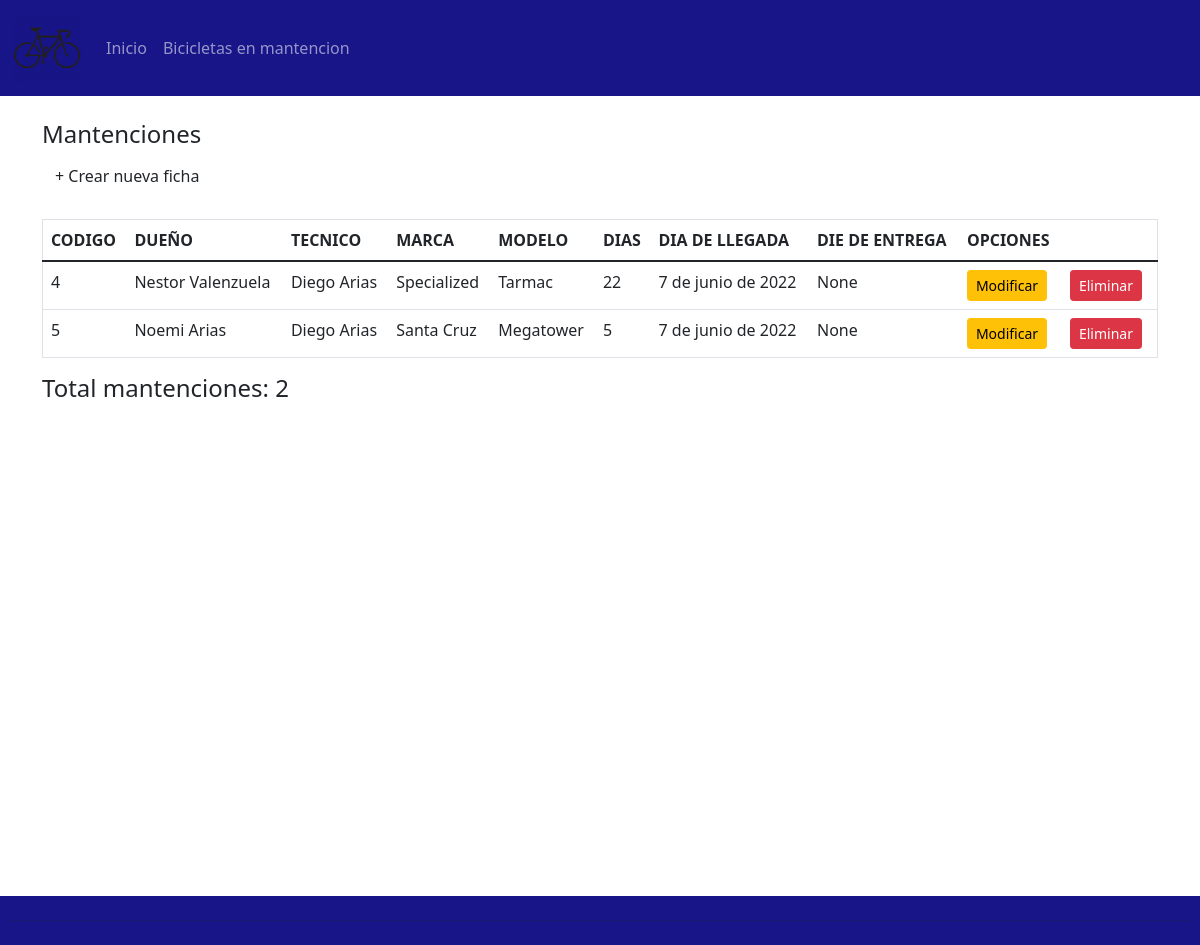
/mantencion/, run on an earlier commit of the app's database.
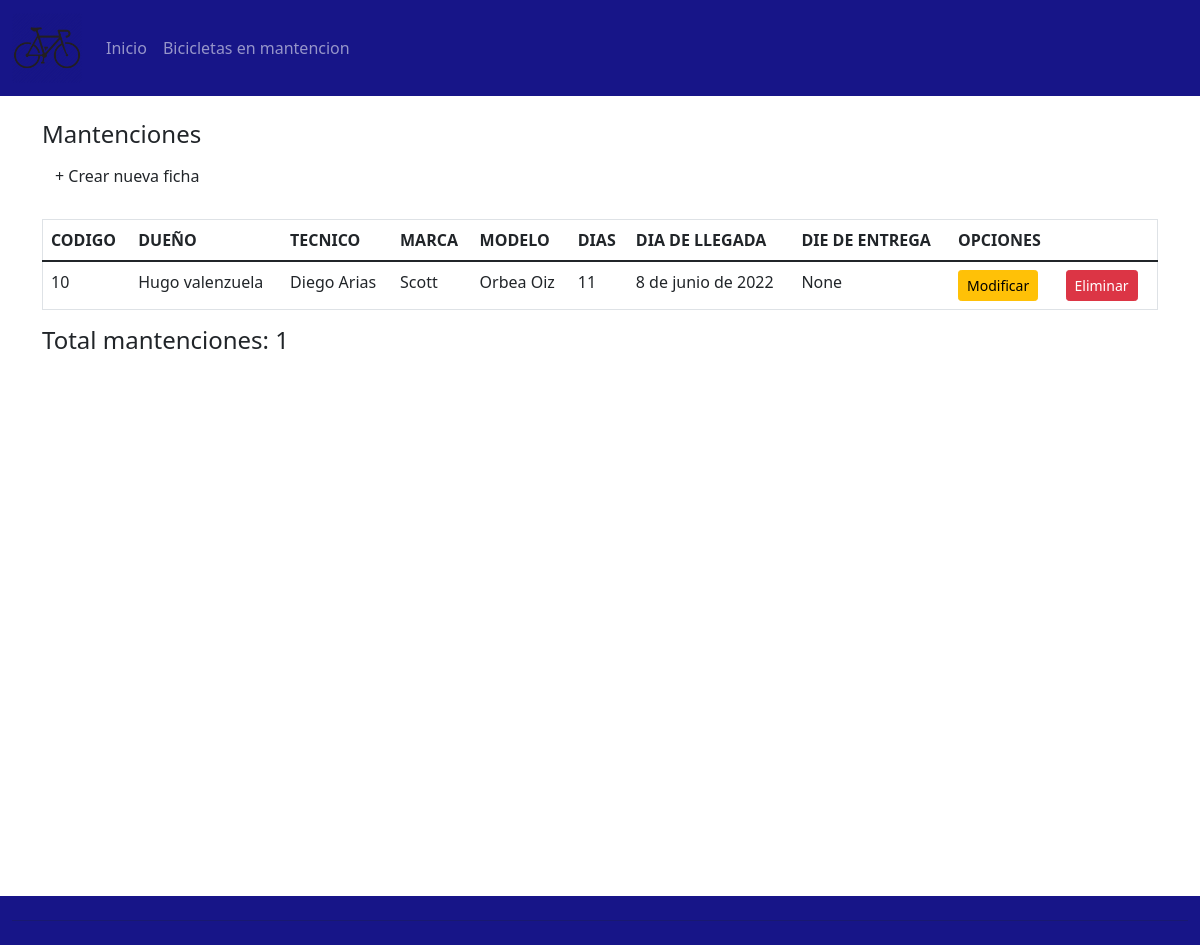
And on a later commit of the database.
### aplicacion/models.py (models this page shows, shortened)
class Bicicleta(models.Model):
    code=models.AutoField(primary_key=True)
    duenio=models.ForeignKey(Duenio, on_delete=models.PROTECT)
    tecnico=models.ForeignKey(Tecnico, on_delete=models.PROTECT)
    marca=models.ForeignKey(Marca, on_delete=models.PROTECT)
    modelo=models.ForeignKey(Modelo, on_delete=models.PROTECT)
    tiempo=models.IntegerField("Dias de mantenimiento",null=False)
    llegada=models.DateField("Dia de llegada (dd/mm/yyyy)",default=date.today)
    entrega=models.DateField(null=True,blank=True)

class Duenio(models.Model):
    duenio=models.CharField("Dueño",max_length=50)
    def __str__(self):
        return self.duenio

class Tecnico(models.Model):
    tecnico=models.CharField("Tecnico a cargo",max_length=50)
    def __str__(self):
        return self.tecnico

class Marca(models.Model):
    marca=models.CharField("Marca",max_length=50)
    def __str__(self):
        return self.marca

class Modelo(models.Model):
    modelo=models.CharField("Modelo",max_length=50,null=True)
    def __str__(self):
        return self.modelo

### aplicacion/views.py (the view)
# urls.py: path('mantencion/',mantencion,name="mantencion"),
def mantencion(request):
    people=Bicicleta.objects.all()
    total=Bicicleta.objects.count()
    contexto={
        "mantenciones":people,
        "total":total
    }
    return render(request,"aplicacion/mantencion.html",contexto)

### aplicacion/templates/aplicacion/mantencion.html
{% extends 'aplicacion/base.html' %}
{% load static %}
{%block contenido%}
<div class="container">
    <br>
    <h4>Mantenciones</h4>
    <a class="btn" href={% url 'crear' %}>+ Crear nueva ficha</a>
    <div style="overflow-x:auto;">
        <br>
        <table class="table tabler-stripped table.hover mb-3">
            <thead>
                <tr>
                    <TH>CODIGO</TH>
                    <TH>DUEÑO</TH>
                    <TH>TECNICO</TH>
                    <TH>MARCA</TH>
                    <TH>MODELO</TH>
                    <TH>DIAS</TH>
                    <TH>DIA DE LLEGADA</TH>
                    <TH>DIE DE ENTREGA</TH>
                    <TH>OPCIONES</TH>
                </tr>
            </thead>
            <TBOdy>
                {% for p in mantenciones %}
                <tr>
                    <td>{{p.code}}</td>
                    <td>{{p.duenio}}</td>
                    <td>{{p.tecnico}}</td>
                    <td>{{p.marca}}</td>
                    <td>{{p.modelo}}</td>
                    <td>{{p.tiempo}}</td>
                    <td>{{p.llegada}}</td>
                    <td>{{p.entrega}}</td>
                    <td>
                        <div class="row">
                            <div class="col-6">
                                <a href="{% url 'modificar' p.code %}" class="btn btn-warning btn-sm">Modificar</a>
                            </div>
                            <div class="col-6">
                                <a href="{% url 'eliminar' p.code %}" class="btn btn-danger btn-sm">Eliminar</a>
                            </div>
                        </div>
                    </td>
                </tr>
                {% endfor %}
            </TBOdy>
        </table>
    </div>
    <h4>Total mantenciones: {{total}}</h4>
</div>
{%endblock contenido%}

### aplicacion/templates/aplicacion/base.html (shortened to what this page needs)
{% load static %}
<!DOCTYPE html>
<html lang="en">
<head>
    <link href="https://cdn.jsdelivr.net/npm/bootstrap@5.1.3/dist/css/bootstrap.min.css" rel="stylesheet">
    <link href="{%static 'aplicacion/css/miestilo.css' %}" rel="stylesheet">
</head>
<body>
    <header>
        <nav class="navbar navbar-expand-sm navbar-dark colorHeader">
            <div class="container-fluid">
                <a class="navbar-brand" href={% url 'home' %}>
                    <img src="{% static 'aplicacion/img/logo.png' %}" alt="Logo" style="width: 70px;">
                <div class="collapse navbar-collapse" id="mynavbar">
                    <ul class="navbar-nav me-auto">
                        <li class="nav-item">
                            <a class="nav-link" href={% url 'home' %}>Inicio</a>
                        </li>
                        <li class="nav-item">
                            <a class="nav-link" href={% url 'mantencion' %}>Bicicletas en mantencion</a>
                        </li>
                    </ul>
                </div>
            </div>
        </nav>
    </header>
    <main>
        {%block contenido%}
        {%endblock contenido%}
    </main>
    <footer>
        <div class="container-fluid p-0 colorHeader">
            <nav class="navbar navbar-expand-sm navbar-light ">
                <div class="container-fluid">
                    <div class="col-6"><hr></div>
                    <div class="col-6"><hr></div>
                </div>
            </nav>
        </div>
    </footer>
</body>
</html>

### aplicacion/static/aplicacion/css/miestilo.css (style rules this page uses)
.colorHeader { background-color: #171588; }
.container { min-height:100vh; }
table { border-collapse: collapse; border-spacing: 0; width: 100%; border: 1px solid #ddd; }
th, td { text-align: left; padding: 8px; }

What changed in the data, as far as the page shows it:
removed Bicicleta: code "4", duenio "Nestor Valenzuela", tecnico "Diego Arias", marca "Specialized", modelo "Tarmac", tiempo "22", llegada "7 de junio de 2022", entrega "None"
removed Bicicleta: code "5", duenio "Noemi Arias", tecnico "Diego Arias", marca "Santa Cruz", modelo "Megatower", tiempo "5", llegada "7 de junio de 2022", entrega "None"
added Bicicleta: code "10", duenio "Hugo valenzuela", tecnico "Diego Arias", marca "Scott", modelo "Orbea Oiz", tiempo "11", llegada "8 de junio de 2022", entrega "None"
Also different on the page:
{{ total }}: "2" → "1"
